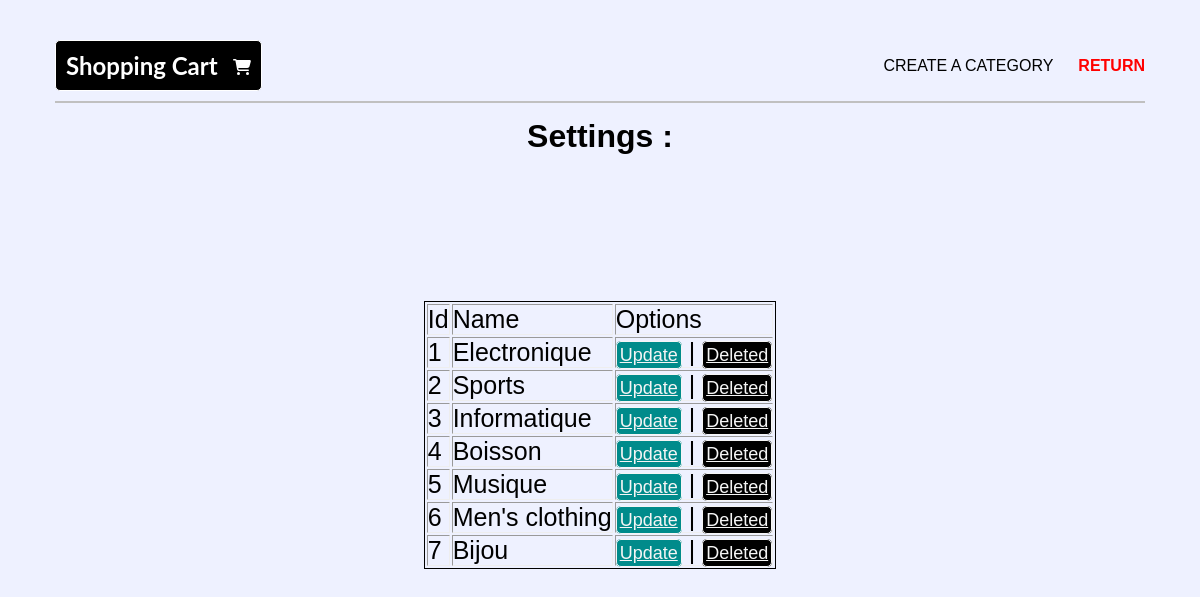
Before: /shopping_cart/settings_categories with the older database file.
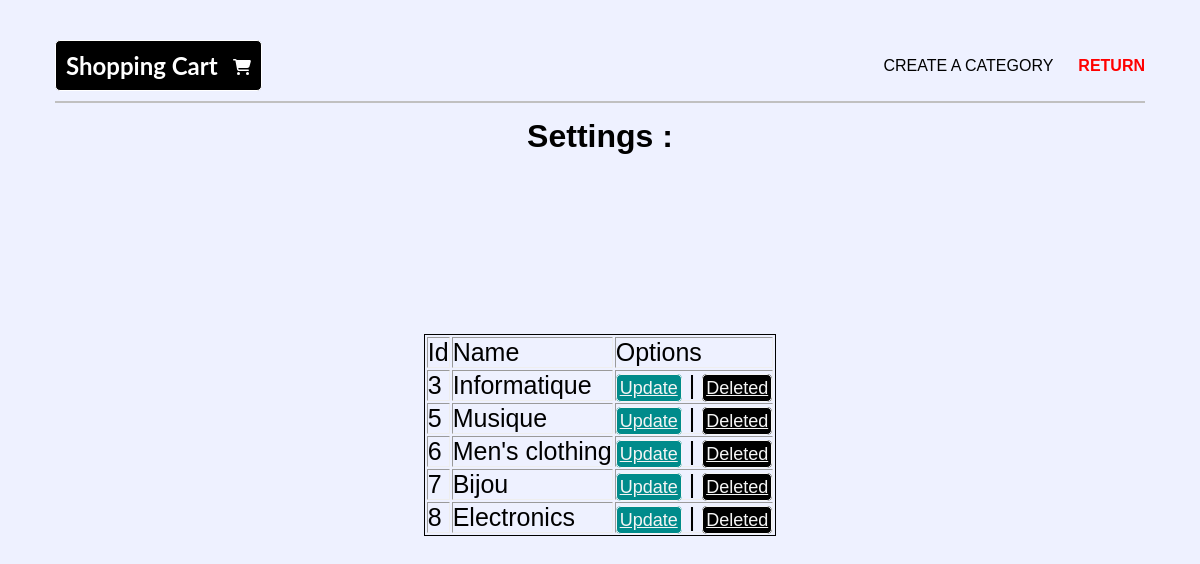
After: the same page with the newer database file.
### shopping_cart_app/models.py (models this page shows, shortened)
class Category(models.Model):
    name = models.CharField(max_length=100)
    views = models.BooleanField(default=True)

### shopping_cart_app/views.py (the view)
# urls.py: path('settings_categories' , views.SettingsCategoriesViews , name="settings_categories"),
def SettingsCategoriesViews(request):
    categories = Category.objects.all()
    return render(request , "shopping_cart/settings_categories.html" , {"categories":categories})

### shopping_cart_app/templates/shopping_cart/settings_categories.html (shortened to what this page needs)
<!DOCTYPE html>
<html lang="en">
<head>
    {% load static %}
    <link rel="stylesheet" href="{% static 'shopCart/form_cat.css' %}">
</head>
<body>
    <nav class="navbar">
        <div class="logo">
            <h1>Shopping Cart</h1>
            <div>
            </div>
        </div>
        <ul>
            <li>
                <a href="{% url 'shopCart:create_category' %}">create a category</a>
            </li>
            <li>
                <a class="return-home" href="{% url 'shopCart:settings' %}">Return</a>
            </li>
        </ul>
    </nav>
    <h1 style="text-align: center;">Settings :</h1>
    <div class="main">
        <table style="font-size: 25px; border:solid 1px" border="1">
            <thead>
                <tr>
                    <td>Id</td>
                    <td>Name</td>
                    <td>Options</td>
                </tr>
            </thead>
            <tbody>
                {% for category in categories %}
                    <tr>
                        <td> {{category.id}} </td>
                        <td> {{category.name}} </td>
                        <td> <a style="border: solid 1px;background-color: darkcyan; color: whitesmoke; padding:3px; font-size:18px; border-radius: 5px;" href="{% url 'shopCart:update_category' category.id %}">Update</a> | <a style="border: solid 1px;background-color: black; color: whitesmoke; padding:3px; font-size:18px; border-radius: 5px; " href="{% url 'shopCart:delete_category' category.id %}">Deleted</a> </td>
                    </tr>
                {% endfor %}
            </tbody>
        </table>
    </div>
</body>
</html>

Changed rows visible on the page:
removed Category: id "1", name "Electronique"
removed Category: id "2", name "Sports"
removed Category: id "4", name "Boisson"
added Category: id "8", name "Electronics"
